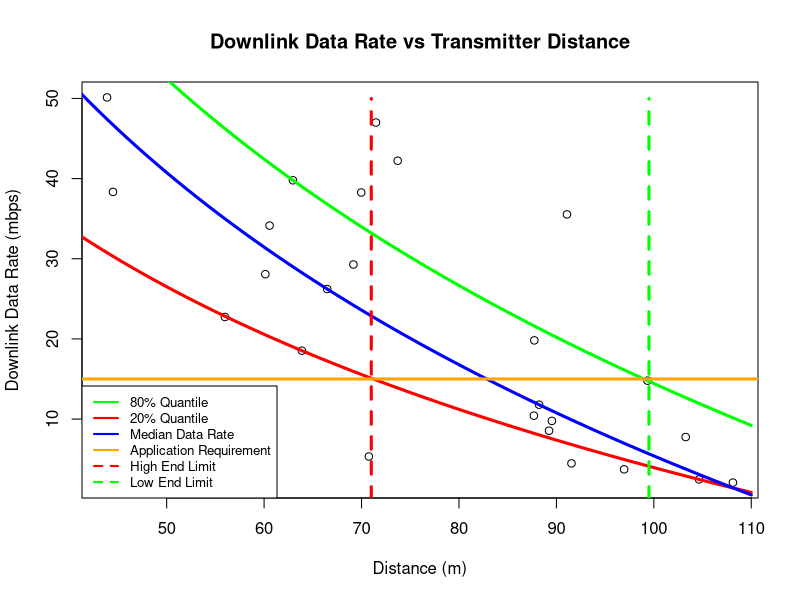

The R script that drew this image:
library("quantreg")
csv_data <- read.csv("experiment_distance_scatter.txt")
X <- csv_data$distance
Y <- csv_data$mbps
highconf <- .8
lowconf <- .2
appreq = 15
hperc <- sprintf("%d%% Quantile", highconf*100)
lperc <- sprintf("%d%% Quantile", lowconf*100)
plot(Y ~ X, xlab = "Distance (m)", ylab = "Downlink Data Rate (mbps)", main = "Downlink Data Rate vs Transmitter Distance")
modh <- rq(Y ~ log(X), data=csv_data, tau = highconf)
pDFh <- data.frame(X = seq(1, 110, length = 110))
pDFh <- within(pDFh, Y <- predict(modh, newdata = pDFh))
lines(Y ~ X, data = pDFh, col = "green", lwd = 3)
modl <- rq(Y ~ log(X), data=csv_data, tau = lowconf)
pDFl <- data.frame(X = seq(1, 110, length = 110))
pDFl <- within(pDFl, Y <- predict(modl, newdata = pDFl))
lines(Y ~ X, data = pDFl, col = "red", lwd = 3)
mod <- rq(Y ~ log(X), data=csv_data, tau = .5)
pDF <- data.frame(X = seq(1, 110, length = 110))
pDF <- within(pDF, Y <- predict(mod, newdata = pDF))
lines(Y ~ X, data = pDF, col = "blue", lwd = 3)
appreq_mod <- data.frame(X = seq(1, 500, length = 100))
appreq_mod <- within(appreq_mod, Y <- appreq)
lines(Y ~ X, data = appreq_mod, col = "orange", lwd = 3)
app_int_h <- data.frame(Y = seq(0, 50, length = 100), X = seq(71,71, length = 100))
lines(Y ~ X, data = app_int_h, col = "red", lwd = 3, lty = 2)
app_int_l <- data.frame(Y = seq(0, 50, length = 100), X = seq(99.5,99.5, length = 100))
lines(Y ~ X, data = app_int_l, col = "green", lwd = 3, lty = 2)
legend("bottomleft", legend=c(hperc, lperc, "Median Data Rate", "Application Requirement", "High End Limit", "Low End Limit"), col=c("green","red","blue","orange","red","green"), lty=c(1,1,1,1,2,2), lwd=c(2,2,2,2,2,2), cex=0.8)